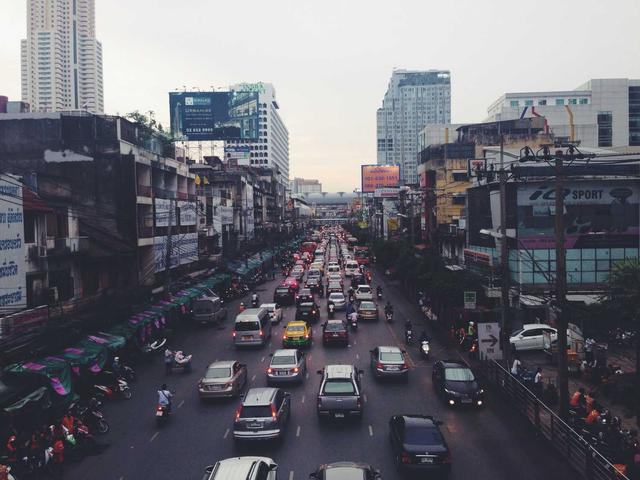
#> input picture 04_hog/images/input_image.jpg, 640 x 480 px
$ python hog_cell_histogram.py
#> lines starting #> are read from the running program, lines starting #| are printed output that depends on the picture
"""
HOG Cell Histogram Visualization
Detailed visualizations for histogram construction step using real images
"""

import os
import numpy as np
import matplotlib.pyplot as plt
from matplotlib.patches import Rectangle
from PIL import Image

SCRIPT_DIR = os.path.dirname(os.path.abspath(__file__))
OUT_DIR = os.path.join(os.path.dirname(SCRIPT_DIR), 'images')
os.makedirs(OUT_DIR, exist_ok=True)


def load_image():
    """Load the input image"""
    image_path = os.path.join(OUT_DIR, "input_image.jpg")
    img = np.array(Image.open(image_path))
#> img is the input picture: shape (480, 640, 3); mean R, G, B 105.6, 105.7, 113.8
    if len(img.shape) == 3:
        gray = 0.299 * img[:, :, 0] + 0.587 * img[:, :, 1] + 0.114 * img[:, :, 2]
    else:
        gray = img.astype(np.float64)
    gray = gray / 255.0
    # Gamma correction
    gray = np.power(np.clip(gray, 1e-8, 1), 0.5)
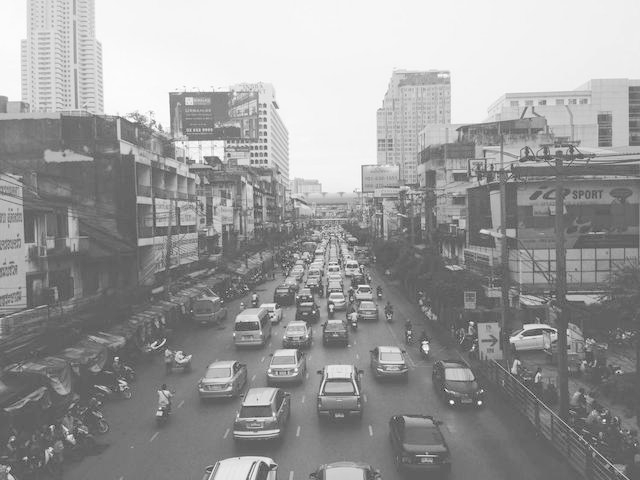
#> gray: shape (480, 640) float64; min 0.0473, max 1, mean 0.609
    return gray, img


def compute_gradients(img):
    """Compute gradients"""
    gx = np.zeros_like(img)
    gy = np.zeros_like(img)
    gx[:, 1:-1] = img[:, 2:] - img[:, :-2]
    gy[1:-1, :] = img[2:, :] - img[:-2, :]
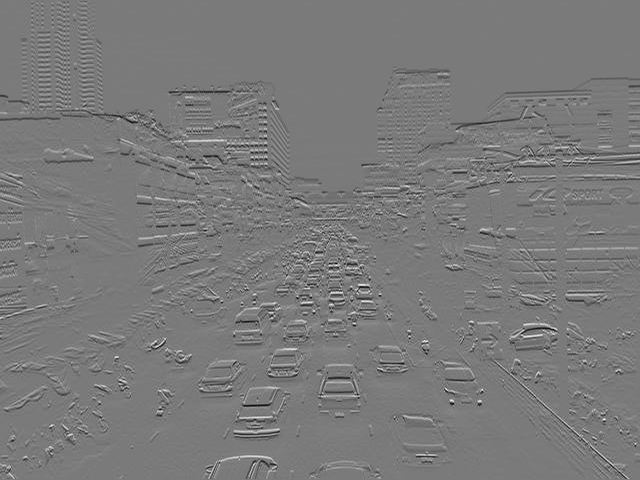
#> gy: shape (480, 640) float64; min -0.673, max 0.725, mean -0.00187; drawn with min black and max white
    magnitude = np.sqrt(gx**2 + gy**2)
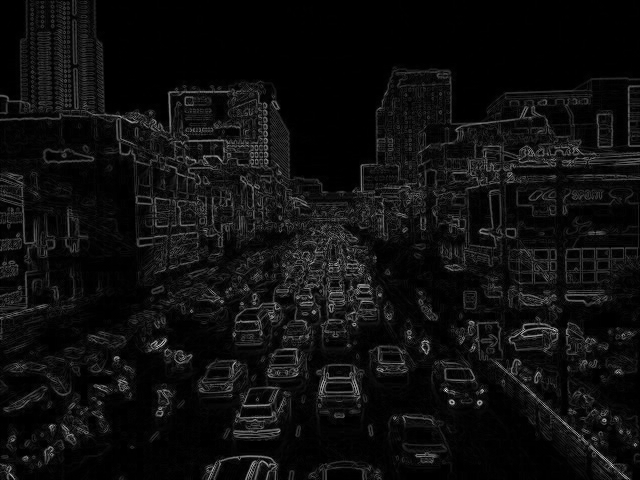
#> magnitude: shape (480, 640) float64; min 0, max 1.02, mean 0.0599; drawn with min black and max white
    direction = np.arctan2(gy, gx) * 180 / np.pi % 180
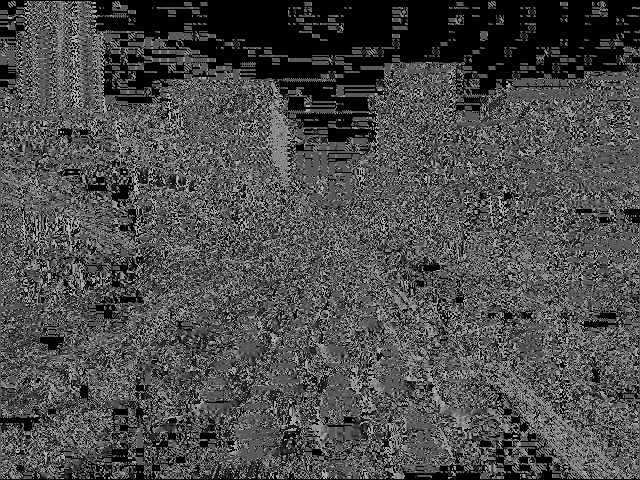
#> direction: shape (480, 640) float64; min 0, max 180, mean 75.1
    return magnitude, direction


def compute_cell_histogram(cell_mag, cell_dir, num_bins=9):
    """Compute histogram for a single cell"""
    bin_width = 180.0 / num_bins
    histogram = np.zeros(num_bins)

    for py in range(cell_mag.shape[0]):
        for px in range(cell_mag.shape[1]):
            mag = cell_mag[py, px]
            angle = cell_dir[py, px]

            bin_idx = angle / bin_width
            lower_bin = int(bin_idx) % num_bins
            upper_bin = (lower_bin + 1) % num_bins

            upper_weight = bin_idx - int(bin_idx)
            lower_weight = 1 - upper_weight

            histogram[lower_bin] += mag * lower_weight
            histogram[upper_bin] += mag * upper_weight

    return histogram


def create_cell_histogram_detail():
    """Detailed visualization of how a cell histogram is built from real image"""
    gray, original_rgb = load_image()
    magnitude, direction = compute_gradients(gray)

    # Select a cell from an interesting region (with edges)
    cell_size = 8
    # Find cell with high gradient activity
    h, w = gray.shape
#> h = 480; w = 640
    cells_y, cells_x = h // cell_size, w // cell_size
#> cells_y = 60; cells_x = 80

    best_cell = (cells_y // 2, cells_x // 2)
#> best_cell = (30, 40)
    best_mag = 0
    for cy in range(1, cells_y - 1):
        for cx in range(1, cells_x - 1):
            y_start = cy * cell_size
            x_start = cx * cell_size
            cell_mag = magnitude[y_start:y_start+cell_size, x_start:x_start+cell_size]
            if cell_mag.sum() > best_mag:
                best_mag = cell_mag.sum()
                best_cell = (cy, cx)
#> after the loop, best_cell = (48, 44); best_mag = 19.38

    cy, cx = best_cell
#> cy = 48; cx = 44
    y_start = cy * cell_size
#> y_start = 384
    x_start = cx * cell_size
#> x_start = 352

    cell_img = gray[y_start:y_start+cell_size, x_start:x_start+cell_size]
    cell_mag = magnitude[y_start:y_start+cell_size, x_start:x_start+cell_size]
    cell_dir = direction[y_start:y_start+cell_size, x_start:x_start+cell_size]

    histogram = compute_cell_histogram(cell_mag, cell_dir)
#> after the loop in compute_cell_histogram, `for py in range(cell_mag.shape[0]):`: histogram = [2.33, 0.947, 0.204, 0.208, 0.264, 0.0226, 0.108, 4.26, 11.04]

    fig = plt.figure(figsize=(18, 12))

    # Panel 1: Full image with cell highlighted
    ax1 = fig.add_subplot(2, 3, 1)
    ax1.imshow(gray, cmap='gray')
    rect = Rectangle((x_start, y_start), cell_size, cell_size,
                     fill=False, edgecolor='red', linewidth=3)
    ax1.add_patch(rect)
    ax1.set_title(f'Full Image with Selected Cell\n(cell at {cx}, {cy})', fontsize=11, fontweight='bold')
    ax1.axis('off')

    # Panel 2: Cell with gradient arrows
    ax2 = fig.add_subplot(2, 3, 2)
    ax2.imshow(cell_img, cmap='gray', extent=[0, cell_size, cell_size, 0])
    for py in range(cell_size):
        for px in range(cell_size):
            mag = cell_mag[py, px]
            angle = cell_dir[py, px]
            if mag > 0.01:
                dx = mag * 3 * np.cos(np.radians(angle))
                dy = mag * 3 * np.sin(np.radians(angle))
                ax2.arrow(px + 0.5, py + 0.5, dx, dy, head_width=0.2, head_length=0.1,
                         fc='lime', ec='lime', linewidth=1)
    ax2.set_title('8×8 Cell with Gradient Vectors\n(64 pixels → 9 histogram bins)', fontsize=11, fontweight='bold')
    ax2.set_xlim(0, cell_size)
    ax2.set_ylim(cell_size, 0)

    # Panel 3: Magnitude heatmap
    ax3 = fig.add_subplot(2, 3, 3)
    im = ax3.imshow(cell_mag, cmap='hot', extent=[0, cell_size, cell_size, 0])
    ax3.set_title('Gradient Magnitude\n(voting weight)', fontsize=11, fontweight='bold')
    plt.colorbar(im, ax=ax3, shrink=0.8)
    ax3.set_xlim(0, cell_size)
    ax3.set_ylim(cell_size, 0)

    # Panel 4: Direction heatmap
    ax4 = fig.add_subplot(2, 3, 4)
    im = ax4.imshow(cell_dir, cmap='hsv', vmin=0, vmax=180, extent=[0, cell_size, cell_size, 0])
    ax4.set_title('Gradient Direction (0°-180°)\n(determines which bin)', fontsize=11, fontweight='bold')
    plt.colorbar(im, ax=ax4, shrink=0.8, label='degrees')
    ax4.set_xlim(0, cell_size)
    ax4.set_ylim(cell_size, 0)

    # Panel 5: Resulting histogram
    ax5 = fig.add_subplot(2, 3, 5)
    colors = plt.cm.hsv(np.linspace(0, 0.5, 9))
    bars = ax5.bar(range(9), histogram, color=colors, edgecolor='black', linewidth=1.5)
#> bars = 9 items
    ax5.set_xlabel('Orientation Bin (20° each)', fontsize=11)
    ax5.set_ylabel('Accumulated Magnitude', fontsize=11)
    ax5.set_xticks(range(9))
    ax5.set_xticklabels([f'{i*20}°-{(i+1)*20}°' for i in range(9)], fontsize=8, rotation=45)
    ax5.set_title('Resulting 9-Bin Histogram\n(sum of all 64 pixel votes)', fontsize=11, fontweight='bold')

    peak_idx = np.argmax(histogram)
#> peak_idx = 8
    bars[peak_idx].set_edgecolor('red')
    bars[peak_idx].set_linewidth(3)
    ax5.axhline(y=histogram[peak_idx], color='red', linestyle='--', alpha=0.5)

    # Panel 6: HOG visualization of single cell
    ax6 = fig.add_subplot(2, 3, 6)
    ax6.set_xlim(-1, 1)
    ax6.set_ylim(-1, 1)
    ax6.set_facecolor('black')

    max_hist = histogram.max() if histogram.max() > 0 else 1
#> max_hist = 11.04
    for bin_idx in range(9):
        if histogram[bin_idx] > max_hist * 0.1:
            angle = bin_idx * 20 + 10
            scale = (histogram[bin_idx] / max_hist) * 0.8
            dx = scale * np.cos(np.radians(angle))
            dy = scale * np.sin(np.radians(angle))
            ax6.plot([-dx, dx], [-dy, dy], color='white', linewidth=2 + scale * 2, alpha=0.8)
#> this loop made 9 passes
#> (scale, dx, dy) on passes 1, 8, 9: (0.169, 0.166, 0.0293), (0.309, -0.267, 0.154), (0.8, -0.788, 0.139)

    ax6.set_title('HOG Visualization of This Cell\n(line length ∝ bin magnitude)', fontsize=11, fontweight='bold')
    ax6.set_aspect('equal')

    plt.suptitle('HOG Step 3: Cell Histogram Construction (Real Image)', fontsize=14, fontweight='bold')
    plt.tight_layout()
    plt.savefig(os.path.join(OUT_DIR, 'hog_cell_histogram_detail.png'), dpi=150, bbox_inches='tight', facecolor='white')
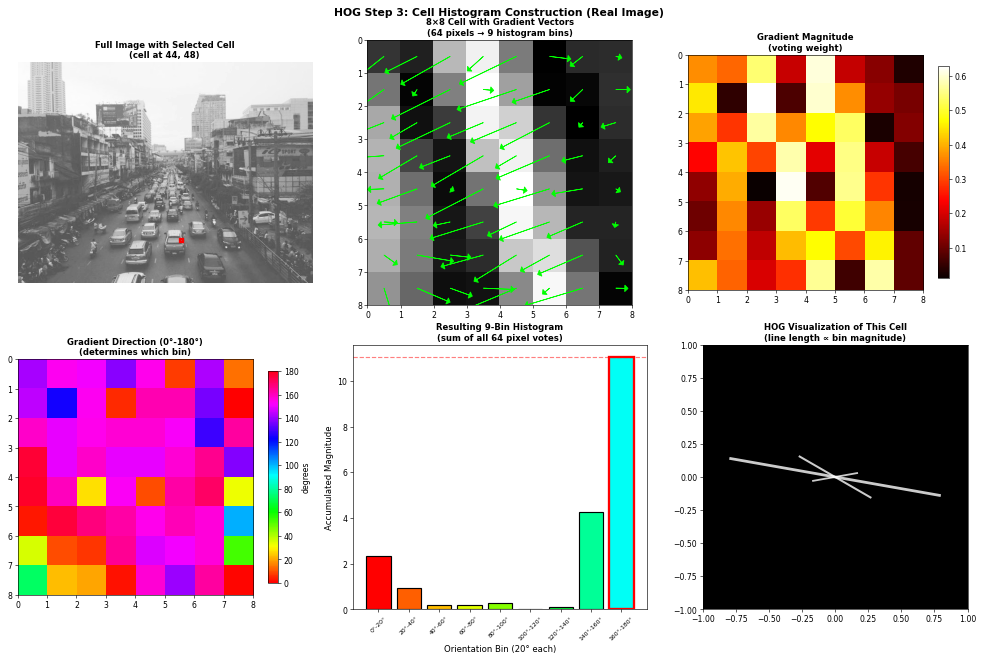
#> figure drawn by matplotlib, 8 panels; panel 7: tallest bar 11.04 high, from x = 7.6 to 8.4
    plt.close()
    print("Saved: hog_cell_histogram_detail.png")


def create_interpolation_detail():
    """Detailed visualization of bilinear interpolation"""
    fig, axes = plt.subplots(1, 3, figsize=(16, 5))

    examples = [
        {'angle': 35, 'mag': 0.4},
        {'angle': 70, 'mag': 0.5},
        {'angle': 160, 'mag': 0.3},
    ]

    bin_width = 20

    for ax, ex in zip(axes, examples):
        angle = ex['angle']
        mag = ex['mag']

        bin_float = angle / bin_width
        lower_bin = int(bin_float)
        upper_bin = (lower_bin + 1) % 9

        upper_weight = bin_float - int(bin_float)
        lower_weight = 1 - upper_weight

        hist = np.zeros(9)
        hist[lower_bin] += mag * lower_weight
        hist[upper_bin] += mag * upper_weight

        colors = ['lightgray'] * 9
        colors[lower_bin] = 'lightblue'
        if upper_bin < 9:
            colors[upper_bin] = 'lightgreen'

        bars = ax.bar(range(9), hist, color=colors, edgecolor='black', linewidth=1.5)
        bars[lower_bin].set_edgecolor('blue')
        bars[lower_bin].set_linewidth(2)
        if upper_bin < 9:
            bars[upper_bin].set_edgecolor('green')
            bars[upper_bin].set_linewidth(2)

        ax.set_xlabel('Bin', fontsize=10)
        ax.set_ylabel('Vote', fontsize=10)
        ax.set_xticks(range(9))
        ax.set_xticklabels([f'{i*20}°' for i in range(9)], fontsize=8)
        ax.set_ylim(0, mag * 1.3)

        ax.set_title(f'θ = {angle}°, M = {mag}', fontsize=12, fontweight='bold')

        vote_lower = mag * lower_weight
        vote_upper = mag * upper_weight

        ax.text(lower_bin, vote_lower + 0.02, f'{vote_lower:.3f}\n(w={lower_weight:.2f})',
               fontsize=9, ha='center', color='blue', fontweight='bold')
        if upper_bin < 9 and vote_upper > 0.001:
            ax.text(upper_bin, vote_upper + 0.02, f'{vote_upper:.3f}\n(w={upper_weight:.2f})',
                   fontsize=9, ha='center', color='green', fontweight='bold')

    plt.suptitle('Bilinear Interpolation: How Gradient Votes Are Split Between Bins',
                fontsize=14, fontweight='bold')
    plt.tight_layout()
    plt.savefig(os.path.join(OUT_DIR, 'hog_interpolation_detail.png'), dpi=150, bbox_inches='tight', facecolor='white')
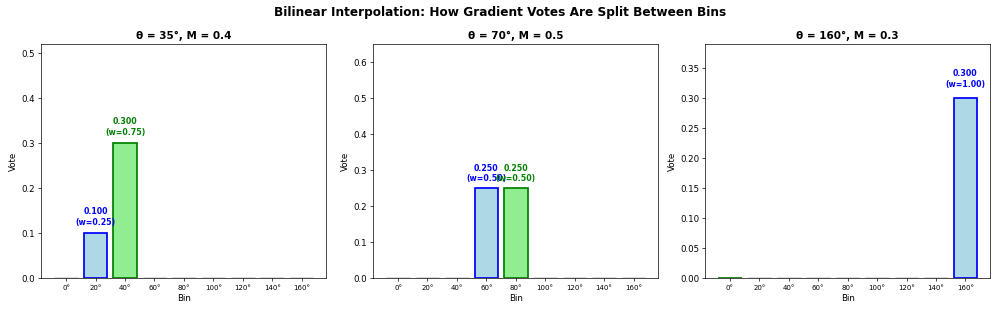
#> figure drawn by matplotlib, 3 panels; panel 1: tallest bar 0.3 high, from x = 1.6 to 2.4; panel 3: tallest bar 0.3 high, from x = 7.6 to 8.4
    plt.close()
    print("Saved: hog_interpolation_detail.png")


def create_multiple_cells_visual():
    """Show histograms for multiple cells from real image"""
    gray, _ = load_image()
    magnitude, direction = compute_gradients(gray)

    cell_size = 8
    h, w = gray.shape
#> h = 480; w = 640
    cells_y, cells_x = h // cell_size, w // cell_size
#> cells_y = 60; cells_x = 80

    # Select 4 cells from different regions
    cell_positions = [
        (cells_y // 4, cells_x // 4, 'Top-Left'),
        (cells_y // 4, 3 * cells_x // 4, 'Top-Right'),
        (3 * cells_y // 4, cells_x // 4, 'Bottom-Left'),
        (3 * cells_y // 4, 3 * cells_x // 4, 'Bottom-Right'),
    ]

    fig, axes = plt.subplots(2, 4, figsize=(16, 8))

    for idx, (cy, cx, name) in enumerate(cell_positions):
        y_start = cy * cell_size
        x_start = cx * cell_size

        cell_img = gray[y_start:y_start+cell_size, x_start:x_start+cell_size]
        cell_mag = magnitude[y_start:y_start+cell_size, x_start:x_start+cell_size]
        cell_dir = direction[y_start:y_start+cell_size, x_start:x_start+cell_size]

        histogram = compute_cell_histogram(cell_mag, cell_dir)

        # Top row: cell image with gradients
        ax = axes[0, idx]
        ax.imshow(cell_img, cmap='gray', extent=[0, cell_size, cell_size, 0])
        for py in range(0, cell_size, 2):
            for px in range(0, cell_size, 2):
                mag = cell_mag[py, px]
                angle = cell_dir[py, px]
                if mag > 0.02:
                    dx = 0.8 * np.cos(np.radians(angle))
                    dy = 0.8 * np.sin(np.radians(angle))
                    ax.arrow(px + 0.5, py + 0.5, dx, dy, head_width=0.15,
                            head_length=0.08, fc='lime', ec='lime', linewidth=0.8)
        ax.set_title(f'{name} Cell', fontsize=10, fontweight='bold')
        ax.axis('off')

        # Bottom row: histogram
        ax = axes[1, idx]
        colors = plt.cm.hsv(np.linspace(0, 0.5, 9))
        bars = ax.bar(range(9), histogram, color=colors, edgecolor='black')
        ax.set_xlabel('Bin', fontsize=9)
        ax.set_xticks(range(9))
        ax.set_xticklabels([f'{i*20}°' for i in range(9)], fontsize=7, rotation=45)

        peak = np.argmax(histogram)
        bars[peak].set_edgecolor('red')
        bars[peak].set_linewidth(2)
#> this loop made 4 passes
#> peak on passes 1 to 4: 8, 4, 0, 7

    plt.suptitle('Cell Histograms from Different Image Regions', fontsize=14, fontweight='bold')
    plt.tight_layout()
    plt.savefig(os.path.join(OUT_DIR, 'hog_multiple_cells.png'), dpi=150, bbox_inches='tight', facecolor='white')
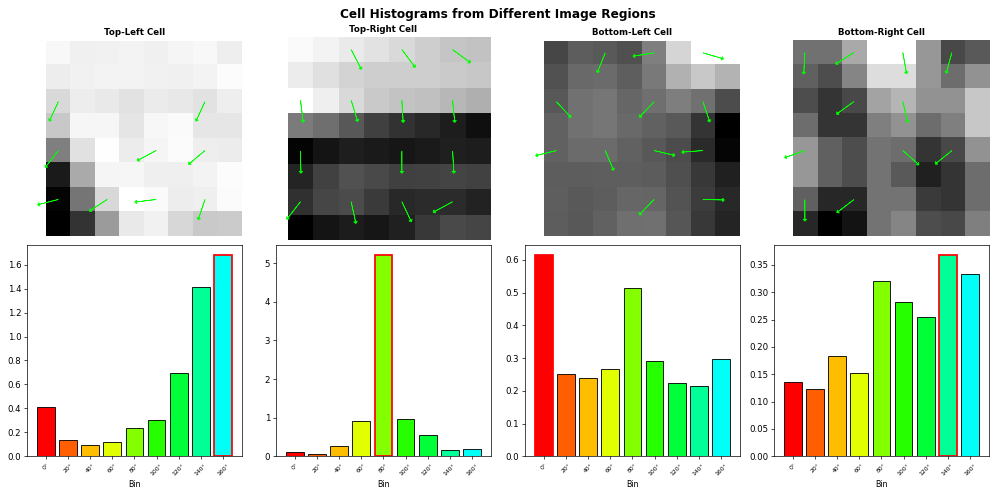
#> figure drawn by matplotlib, 8 panels; panel 5: tallest bar 1.68 high, from x = 7.6 to 8.4; panel 6: tallest bar 5.2 high, from x = 3.6 to 4.4; panel 7: tallest bar 0.614 high, from x = -0.4 to 0.4; panel 8: tallest bar 0.367 high, from x = 6.6 to 7.4
    plt.close()
    print("Saved: hog_multiple_cells.png")


if __name__ == "__main__":
    print("Generating HOG Cell Histogram Visualizations...")
    print("-" * 50)
    create_cell_histogram_detail()
    create_interpolation_detail()
    create_multiple_cells_visual()
    print("-" * 50)
    print("Done!")
